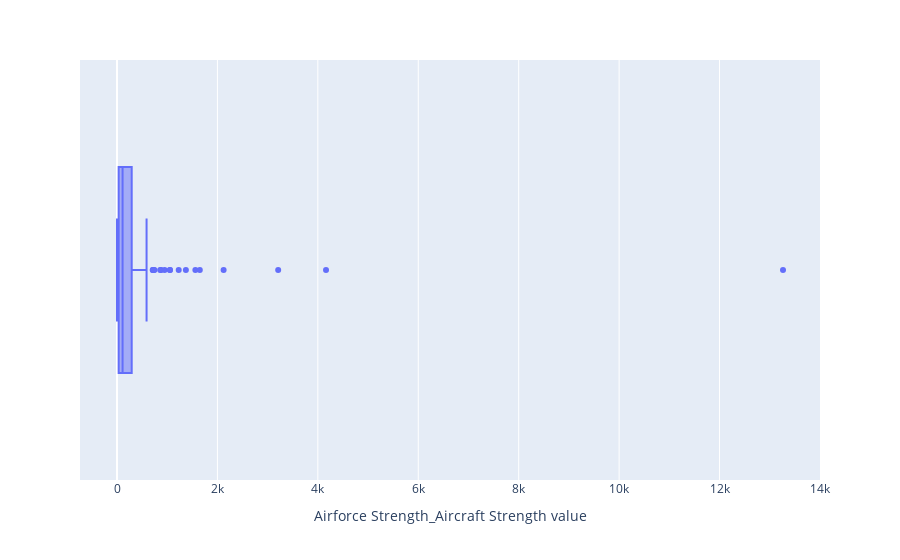

The notebook cell this image was saved under:
### Code cell
fig = px.box(value_df,
             x = value_df["Airforce Strength_Aircraft Strength value"],
             hover_name=value_df["country"])
fig.show()

### Figure 1 — Plotly figure (JSON) as saved in the notebook; plotly's stock layout.template omitted (floating-point values rounded to 4 significant figures; data arrays with more than 128 entries replaced by an {"elided": "..."} marker saying what was removed)
{"data": [{"alignmentgroup": "True", "hovertemplate": "<b>%{hovertext}</b><br><br>Airforce Strength_Aircraft Strength value=%{x}<extra></extra>", "hovertext": {"elided": "138 str values"}, "legendgroup": "", "marker": {"color": "#636efa"}, "name": "", "notched": false, "offsetgroup": "", "orientation": "h", "showlegend": false, "type": "box", "x": {"elided": "138 int values"}, "x0": " ", "xaxis": "x", "y0": " ", "yaxis": "y"}], "layout": {"boxmode": "group", "legend": {"tracegroupgap": 0}, "margin": {"t": 60}, "xaxis": {"anchor": "y", "domain": [0, 1], "title": {"text": "Airforce Strength_Aircraft Strength value"}}, "yaxis": {"anchor": "x", "domain": [0, 1]}}}
